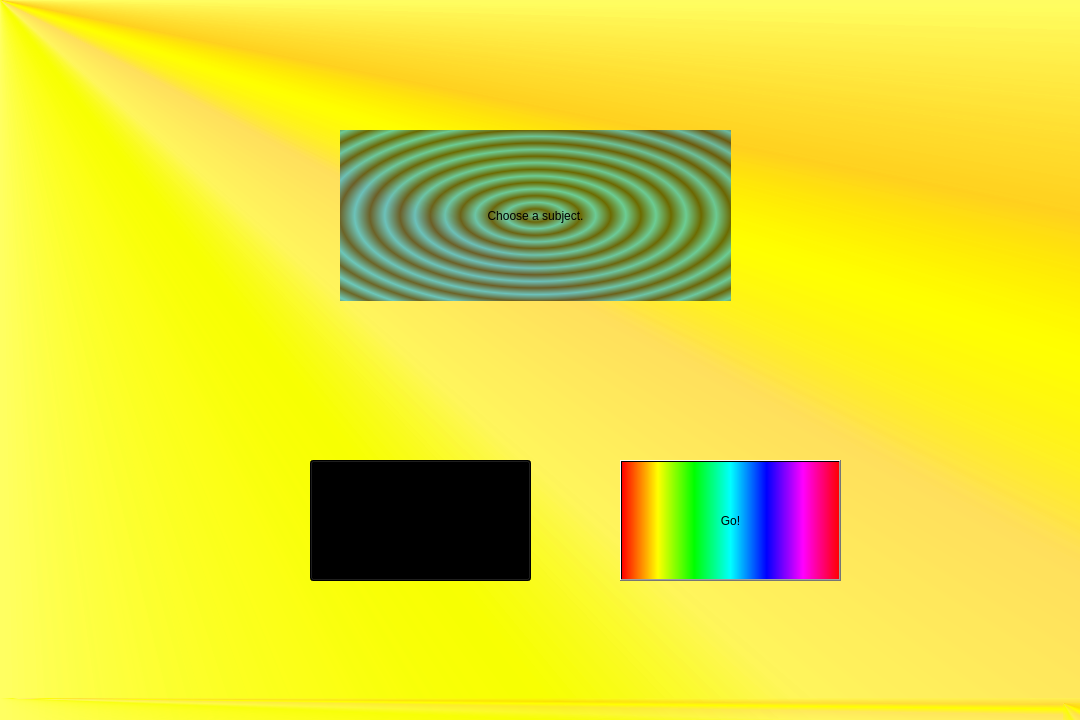
<?xml version="1.0" encoding="UTF-8"?>
<ui version="4.0">
 <class>mainWindow</class>
 <widget class="QMainWindow" name="mainWindow">
  <property name="geometry">
   <rect>
    <x>0</x>
    <y>0</y>
    <width>1080</width>
    <height>720</height>
   </rect>
  </property>
  <property name="windowTitle">
   <string>MainWindow</string>
  </property>
  <property name="styleSheet">
   <string notr="true">background-color: qconicalgradient(cx:0, cy:0, angle:135, stop:0 rgba(255, 255, 0, 69), stop:0.375 rgba(255, 255, 0, 69), stop:0.423533 rgba(251, 255, 0, 145), stop:0.45 rgba(247, 255, 0, 208), stop:0.477581 rgba(255, 244, 71, 130), stop:0.518717 rgba(255, 218, 71, 130), stop:0.55 rgba(255, 255, 0, 255), stop:0.57754 rgba(255, 203, 0, 130), stop:0.625 rgba(255, 255, 0, 69), stop:1 rgba(255, 255, 0, 69));
font: 36pt &quot;MS Shell Dlg 2&quot;;</string>
  </property>
  <widget class="QWidget" name="centralwidget">
   <widget class="QPushButton" name="goButton">
    <property name="geometry">
     <rect>
      <x>620</x>
      <y>460</y>
      <width>221</width>
      <height>121</height>
     </rect>
    </property>
    <property name="styleSheet">
     <string notr="true">background-color: qlineargradient(spread:pad, x1:0, y1:0, x2:1, y2:0, stop:0 rgba(255, 0, 0, 255), stop:0.166 rgba(255, 255, 0, 255), stop:0.333 rgba(0, 255, 0, 255), stop:0.5 rgba(0, 255, 255, 255), stop:0.666 rgba(0, 0, 255, 255), stop:0.833 rgba(255, 0, 255, 255), stop:1 rgba(255, 0, 0, 255));</string>
    </property>
    <property name="text">
     <string>Go!</string>
    </property>
    <property name="autoDefault">
     <bool>false</bool>
    </property>
   </widget>
   <widget class="QComboBox" name="subjectChoiceButton">
    <property name="geometry">
     <rect>
      <x>310</x>
      <y>460</y>
      <width>221</width>
      <height>121</height>
     </rect>
    </property>
    <property name="styleSheet">
     <string notr="true">background-color: qlineargradient(spread:pad, x1:0, y1:0, x2:1, y2:0, stop:0 rgba(9, 41, 4, 255), stop:0.085 rgba(2, 79, 0, 255), stop:0.19 rgba(50, 147, 22, 255), stop:0.275 rgba(236, 191, 49, 255), stop:0.39 rgba(243, 61, 34, 255), stop:0.555 rgba(135, 81, 60, 255), stop:0.667 rgba(121, 75, 255, 255), stop:0.825 rgba(164, 255, 244, 255), stop:0.885 rgba(104, 222, 71, 255), stop:1 rgba(93, 128, 0, 255));</string>
    </property>
    <property name="editable">
     <bool>false</bool>
    </property>
    <property name="currentText">
     <string/>
    </property>
   </widget>
   <widget class="QLabel" name="chooseASubject">
    <property name="geometry">
     <rect>
      <x>340</x>
      <y>130</y>
      <width>391</width>
      <height>171</height>
     </rect>
    </property>
    <property name="styleSheet">
     <string notr="true">background-color: qradialgradient(spread:repeat, cx:0.5, cy:0.5, radius:0.077, fx:0.5, fy:0.5, stop:0 rgba(0, 169, 255, 147), stop:0.497326 rgba(0, 0, 0, 147), stop:1 rgba(0, 169, 255, 147));</string>
    </property>
    <property name="text">
     <string>Choose a subject.</string>
    </property>
    <property name="alignment">
     <set>Qt::AlignCenter</set>
    </property>
    <property name="wordWrap">
     <bool>false</bool>
    </property>
   </widget>
   <zorder>subjectChoiceButton</zorder>
   <zorder>chooseASubject</zorder>
   <zorder>goButton</zorder>
  </widget>
  <widget class="QMenuBar" name="menubar">
   <property name="geometry">
    <rect>
     <x>0</x>
     <y>0</y>
     <width>1080</width>
     <height>64</height>
    </rect>
   </property>
  </widget>
  <widget class="QStatusBar" name="statusbar"/>
 </widget>
 <resources/>
 <connections/>
</ui>
